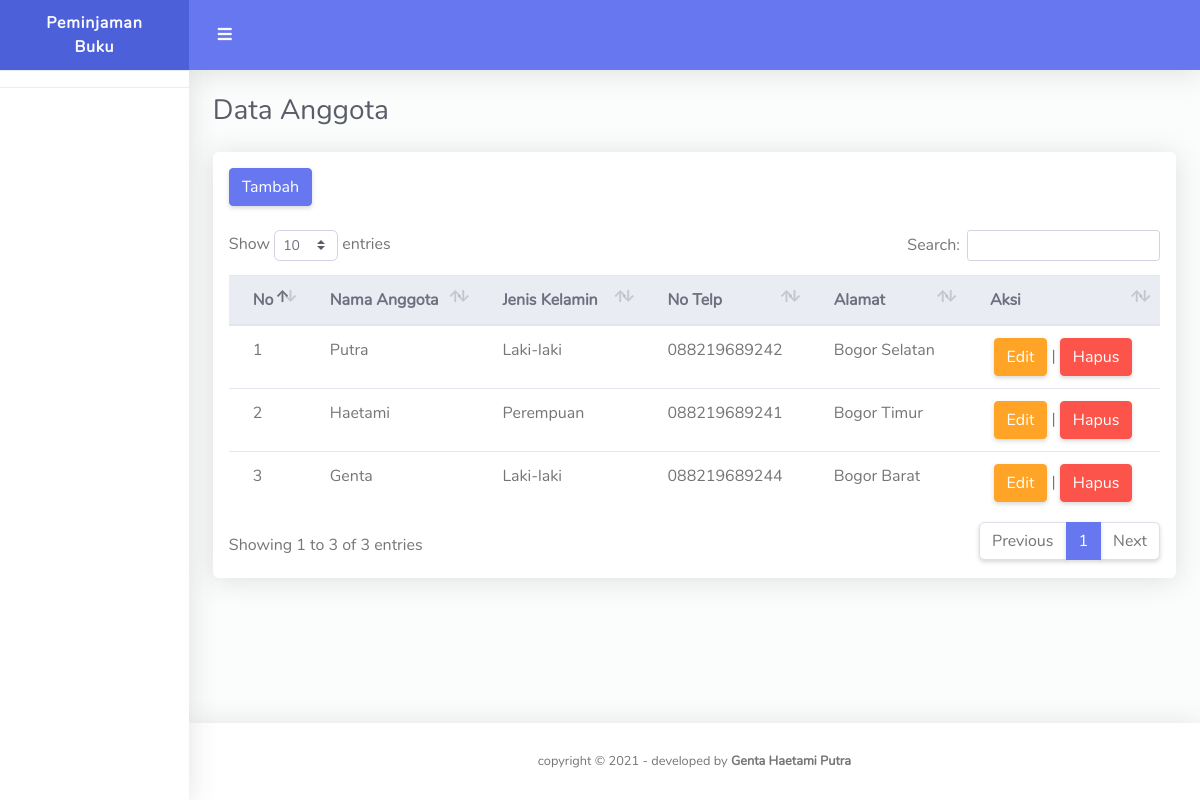
The app's page /index.php/anggota, older data.
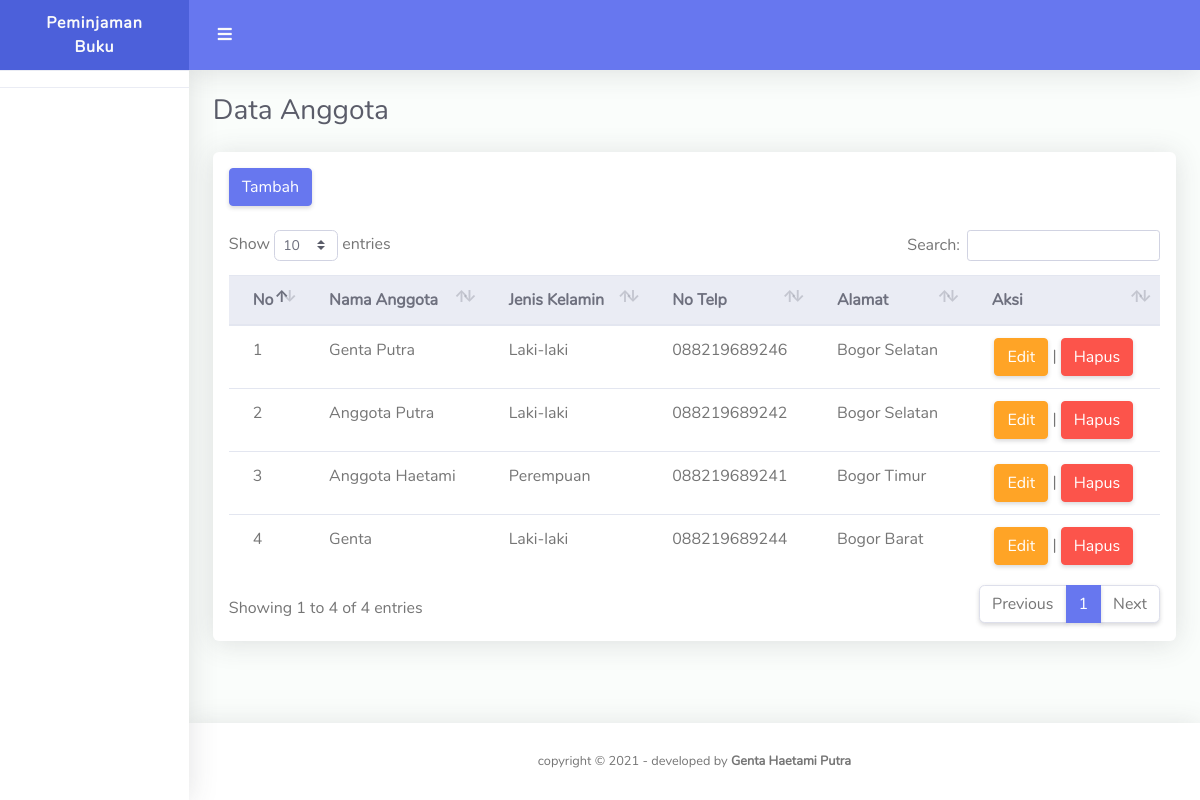
The same page, newer data.
### tables this page shows
CREATE TABLE `anggota` (
  `id_anggota` int(3) NOT NULL,
  `nama_anggota` varchar(100) NOT NULL,
  `jk_anggota` varchar(20) NOT NULL,
  `notelp_anggota` varchar(20) NOT NULL,
  `alamat_anggota` varchar(100) NOT NULL,
  `username` varchar(100) NOT NULL,
  `password` varchar(100) NOT NULL
);

### application/controllers/Anggota.php (called while the page is built, shortened)
<?php
class Anggota extends CI_Controller {
	public function index()
	{
		$data['view'] = 'anggota_index';
		$data['data'] = $this->db->order_by('id_anggota','DESC')->get('anggota')->result();
		$this->load->view('template',$data);
	}
}

### index.php (called while the page is built, shortened)
<?php
require_once BASEPATH.'core/CodeIgniter.php';

### application/views/anggota_index.php (the view, shortened to what this page needs)
<div class="container-fluid" id="container-wrapper">
  <div class="d-sm-flex align-items-center justify-content-between mb-4">
    <h1 class="h3 mb-0 text-gray-800">Data Anggota</h1>
  </div>
  <div class="row">
    <div class="col-lg-12">
      <div class="card mb-4">
        <div class="table-responsive p-3">
          <a href="<?= site_url('anggota/add') ?>" class="btn btn-primary">Tambah</a> <br><br>
          <table class="table align-items-center table-flush" id="dataTable">
            <thead class="thead-light">
              <tr>
                <th>No</th>
                <th>Nama Anggota</th>
                <th>Jenis Kelamin</th>
                <th>No Telp</th>
                <th>Alamat</th>
                <th>Aksi</th>
              </tr>
            </thead>
            <tbody>
              <?php
                $no = 1;
                foreach ($data as $key => $r) {
              ?>
              <tr>
                <td><?= $no ?></td>
                <td><?= $r->nama_anggota ?></td>
                <td><?= $r->jk_anggota ?></td>
                <td><?= $r->notelp_anggota ?></td>
                <td><?= $r->alamat_anggota ?></td>
                <td align="center">
                  <a href="<?= site_url('anggota/edit/'.$r->id_anggota) ?>" class="btn btn-warning">Edit</a> |
                  <a href="<?= site_url('anggota/delete/'.$r->id_anggota) ?>" class="btn btn-danger">Hapus</a>
                </td>
              </tr>
              <?php $no++; } ?>
            </tbody>
          </table>
        </div>
      </div>
    </div>
  </div>
</div>

### application/views/template.php (shortened to what this page needs)
<!DOCTYPE html>
<html lang="en">
<head>
  <link href="<?= base_url() ?>assets/vendor/fontawesome-free/css/all.min.css" rel="stylesheet" type="text/css">
  <link href="<?= base_url() ?>assets/vendor/bootstrap/css/bootstrap.min.css" rel="stylesheet" type="text/css">
  <link href="<?= base_url() ?>assets/css/ruang-admin.min.css" rel="stylesheet">
  <link href="<?= base_url() ?>assets/vendor/datatables/dataTables.bootstrap4.min.css" rel="stylesheet">
</head>
<body id="page-top">
  <div id="wrapper">
    <ul class="navbar-nav sidebar sidebar-light accordion" id="accordionSidebar">
      <a class="sidebar-brand d-flex align-items-center justify-content-center" href="javascript:void(0)">
        <div class="sidebar-brand-text mx-3">Peminjaman Buku</div>
      </a>
      <hr class="sidebar-divider my-0">
      <hr class="sidebar-divider">
    </ul>
    <div id="content-wrapper" class="d-flex flex-column">
      <div id="content">
        <nav class="navbar navbar-expand navbar-light bg-navbar topbar mb-4 static-top">
          <button id="sidebarToggleTop" class="btn btn-link rounded-circle mr-3">
            <i class="fa fa-bars"></i>
          </button>
        </nav>
        <?php $this->load->view($view); ?>
      </div>
      <footer class="sticky-footer bg-white">
        <div class="container my-auto">
          <div class="copyright text-center my-auto">
            <span>copyright &copy; <script> document.write(new Date().getFullYear()); </script> - developed by
              <b>Genta Haetami Putra</b>
            </span>
          </div>
        </div>
      </footer>
    </div>
  </div>
</body>
</html>

Row changes from the older to the newer data that the page shows:
added anggota: nama_anggota "Genta Putra", jk_anggota "Laki-laki", notelp_anggota "088219689246", alamat_anggota "Bogor Selatan"
changed anggota: nama_anggota "Putra" → "Anggota Putra"
changed anggota "Perempuan": nama_anggota "Haetami" → "Anggota Haetami"
Text that changed along with them:
text written by a page script: "Show entries Search: Showing 1 to 3 of 3 entries Previous 1 Next" → "Show entries Search: Showing 1 to 4 of 4 entries Previous 1 Next"
